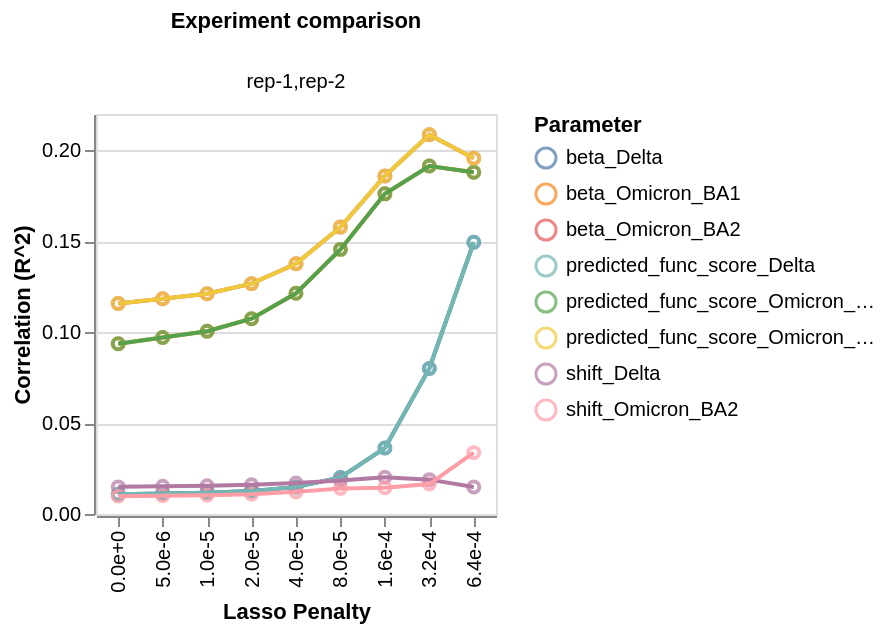

Notebook source saved alongside this figure:
### Code cell
chart, corr_df = model_collection_linear.mut_param_dataset_correlation(width_scalar=200, return_data=True)
print(corr_df.head())
chart

### Figure 1 — Vega-Lite specification as saved in the notebook (floating-point values rounded to 4 significant figures)
{"config": {"view": {"continuousWidth": 300, "continuousHeight": 300}}, "data": {"name": "data-e92d3587e1b2b26c878dd9144cbd5438"}, "facet": {"column": {"field": "datasets", "title": "Experiment comparison", "type": "nominal"}}, "spec": {"layer": [{"mark": {"type": "point"}, "encoding": {"color": {"field": "mut_param", "title": "Parameter", "type": "nominal"}, "tooltip": [{"field": "datasets", "type": "nominal"}, {"field": "correlation", "type": "quantitative"}, {"field": "mut_param", "type": "nominal"}], "x": {"axis": {"format": ".1e"}, "field": "scale_coeff_lasso_shift", "title": "Lasso Penalty", "type": "nominal"}, "y": {"field": "correlation", "title": "Correlation (R^2)", "type": "quantitative"}}}, {"mark": {"type": "line"}, "encoding": {"color": {"field": "mut_param", "title": "Parameter", "type": "nominal"}, "tooltip": [{"field": "datasets", "type": "nominal"}, {"field": "correlation", "type": "quantitative"}, {"field": "mut_param", "type": "nominal"}], "x": {"axis": {"format": ".1e"}, "field": "scale_coeff_lasso_shift", "title": "Lasso Penalty", "type": "nominal"}, "y": {"field": "correlation", "title": "Correlation (R^2)", "type": "quantitative"}}}], "height": 200, "width": 200}, "$schema": "https://vega.github.io/schema/vega-lite/v5.15.1.json", "datasets": {"data-e92d3587e1b2b26c878dd9144cbd5438": [{"datasets": "rep-1,rep-2", "mut_param": "beta_Delta", "correlation": 0.01086, "scale_coeff_lasso_shift": 0.0}, {"datasets": "rep-1,rep-2", "mut_param": "beta_Delta", "correlation": 0.01132, "scale_coeff_lasso_shift": 5e-06}, {"datasets": "rep-1,rep-2", "mut_param": "beta_Delta", "correlation": 0.01175, "scale_coeff_lasso_shift": 1e-05}, {"datasets": "rep-1,rep-2", "mut_param": "beta_Delta", "correlation": 0.01267, "scale_coeff_lasso_shift": 2e-05}, {"datasets": "rep-1,rep-2", "mut_param": "beta_Delta", "correlation": 0.01478, "scale_coeff_lasso_shift": 4e-05}, {"datasets": "rep-1,rep-2", "mut_param": "beta_Delta", "correlation": 0.0201, "scale_coeff_lasso_shift": 8e-05}, {"datasets": "rep-1,rep-2", "mut_param": "beta_Delta", "correlation": 0.03629, "scale_coeff_lasso_shift": 0.00016}, {"datasets": "rep-1,rep-2", "mut_param": "beta_Delta", "correlation": 0.08007, "scale_coeff_lasso_shift": 0.00032}, {"datasets": "rep-1,rep-2", "mut_param": "beta_Delta", "correlation": 0.1494, "scale_coeff_lasso_shift": 0.00064}, {"datasets": "rep-1,rep-2", "mut_param": "beta_Omicron_BA1", "correlation": 0.09363, "scale_coeff_lasso_shift": 0.0}, {"datasets": "rep-1,rep-2", "mut_param": "beta_Omicron_BA1", "correlation": 0.09705, "scale_coeff_lasso_shift": 5e-06}, {"datasets": "rep-1,rep-2", "mut_param": "beta_Omicron_BA1", "correlation": 0.1005, "scale_coeff_lasso_shift": 1e-05}, {"datasets": "rep-1,rep-2", "mut_param": "beta_Omicron_BA1", "correlation": 0.1074, "scale_coeff_lasso_shift": 2e-05}, {"datasets": "rep-1,rep-2", "mut_param": "beta_Omicron_BA1", "correlation": 0.1214, "scale_coeff_lasso_shift": 4e-05}, {"datasets": "rep-1,rep-2", "mut_param": "beta_Omicron_BA1", "correlation": 0.1455, "scale_coeff_lasso_shift": 8e-05}, {"datasets": "rep-1,rep-2", "mut_param": "beta_Omicron_BA1", "correlation": 0.1761, "scale_coeff_lasso_shift": 0.00016}, {"datasets": "rep-1,rep-2", "mut_param": "beta_Omicron_BA1", "correlation": 0.1914, "scale_coeff_lasso_shift": 0.00032}, {"datasets": "rep-1,rep-2", "mut_param": "beta_Omicron_BA1", "correlation": 0.188, "scale_coeff_lasso_shift": 0.00064}, {"datasets": "rep-1,rep-2", "mut_param": "beta_Omicron_BA2", "correlation": 0.1158, "scale_coeff_lasso_shift": 0.0}, {"datasets": "rep-1,rep-2", "mut_param": "beta_Omicron_BA2", "correlation": 0.1184, "scale_coeff_lasso_shift": 5e-06}, {"datasets": "rep-1,rep-2", "mut_param": "beta_Omicron_BA2", "correlation": 0.1212, "scale_coeff_lasso_shift": 1e-05}, {"datasets": "rep-1,rep-2", "mut_param": "beta_Omicron_BA2", "correlation": 0.1267, "scale_coeff_lasso_shift": 2e-05}, {"datasets": "rep-1,rep-2", "mut_param": "beta_Omicron_BA2", "correlation": 0.1376, "scale_coeff_lasso_shift": 4e-05}, {"datasets": "rep-1,rep-2", "mut_param": "beta_Omicron_BA2", "correlation": 0.1578, "scale_coeff_lasso_shift": 8e-05}, {"datasets": "rep-1,rep-2", "mut_param": "beta_Omicron_BA2", "correlation": 0.1859, "scale_coeff_lasso_shift": 0.00016}, {"datasets": "rep-1,rep-2", "mut_param": "beta_Omicron_BA2", "correlation": 0.2086, "scale_coeff_lasso_shift": 0.00032}, {"datasets": "rep-1,rep-2", "mut_param": "beta_Omicron_BA2", "correlation": 0.1957, "scale_coeff_lasso_shift": 0.00064}, {"datasets": "rep-1,rep-2", "mut_param": "predicted_func_score_Delta", "correlation": 0.01086, "scale_coeff_lasso_shift": 0.0}, {"datasets": "rep-1,rep-2", "mut_param": "predicted_func_score_Delta", "correlation": 0.01132, "scale_coeff_lasso_shift": 5e-06}, {"datasets": "rep-1,rep-2", "mut_param": "predicted_func_score_Delta", "correlation": 0.01175, "scale_coeff_lasso_shift": 1e-05}, {"datasets": "rep-1,rep-2", "mut_param": "predicted_func_score_Delta", "correlation": 0.01267, "scale_coeff_lasso_shift": 2e-05}, {"datasets": "rep-1,rep-2", "mut_param": "predicted_func_score_Delta", "correlation": 0.01478, "scale_coeff_lasso_shift": 4e-05}, {"datasets": "rep-1,rep-2", "mut_param": "predicted_func_score_Delta", "correlation": 0.0201, "scale_coeff_lasso_shift": 8e-05}, {"datasets": "rep-1,rep-2", "mut_param": "predicted_func_score_Delta", "correlation": 0.03629, "scale_coeff_lasso_shift": 0.00016}, {"datasets": "rep-1,rep-2", "mut_param": "predicted_func_score_Delta", "correlation": 0.08007, "scale_coeff_lasso_shift": 0.00032}, {"datasets": "rep-1,rep-2", "mut_param": "predicted_func_score_Delta", "correlation": 0.1494, "scale_coeff_lasso_shift": 0.00064}, {"datasets": "rep-1,rep-2", "mut_param": "predicted_func_score_Omicron_BA1", "correlation": 0.09363, "scale_coeff_lasso_shift": 0.0}, {"datasets": "rep-1,rep-2", "mut_param": "predicted_func_score_Omicron_BA1", "correlation": 0.09705, "scale_coeff_lasso_shift": 5e-06}, {"datasets": "rep-1,rep-2", "mut_param": "predicted_func_score_Omicron_BA1", "correlation": 0.1005, "scale_coeff_lasso_shift": 1e-05}, {"datasets": "rep-1,rep-2", "mut_param": "predicted_func_score_Omicron_BA1", "correlation": 0.1074, "scale_coeff_lasso_shift": 2e-05}, {"datasets": "rep-1,rep-2", "mut_param": "predicted_func_score_Omicron_BA1", "correlation": 0.1214, "scale_coeff_lasso_shift": 4e-05}, {"datasets": "rep-1,rep-2", "mut_param": "predicted_func_score_Omicron_BA1", "correlation": 0.1455, "scale_coeff_lasso_shift": 8e-05}, {"datasets": "rep-1,rep-2", "mut_param": "predicted_func_score_Omicron_BA1", "correlation": 0.1761, "scale_coeff_lasso_shift": 0.00016}, {"datasets": "rep-1,rep-2", "mut_param": "predicted_func_score_Omicron_BA1", "correlation": 0.1914, "scale_coeff_lasso_shift": 0.00032}, {"datasets": "rep-1,rep-2", "mut_param": "predicted_func_score_Omicron_BA1", "correlation": 0.188, "scale_coeff_lasso_shift": 0.00064}, {"datasets": "rep-1,rep-2", "mut_param": "predicted_func_score_Omicron_BA2", "correlation": 0.1158, "scale_coeff_lasso_shift": 0.0}, {"datasets": "rep-1,rep-2", "mut_param": "predicted_func_score_Omicron_BA2", "correlation": 0.1184, "scale_coeff_lasso_shift": 5e-06}, {"datasets": "rep-1,rep-2", "mut_param": "predicted_func_score_Omicron_BA2", "correlation": 0.1212, "scale_coeff_lasso_shift": 1e-05}, {"datasets": "rep-1,rep-2", "mut_param": "predicted_func_score_Omicron_BA2", "correlation": 0.1267, "scale_coeff_lasso_shift": 2e-05}, {"datasets": "rep-1,rep-2", "mut_param": "predicted_func_score_Omicron_BA2", "correlation": 0.1376, "scale_coeff_lasso_shift": 4e-05}, {"datasets": "rep-1,rep-2", "mut_param": "predicted_func_score_Omicron_BA2", "correlation": 0.1578, "scale_coeff_lasso_shift": 8e-05}, {"datasets": "rep-1,rep-2", "mut_param": "predicted_func_score_Omicron_BA2", "correlation": 0.1859, "scale_coeff_lasso_shift": 0.00016}, {"datasets": "rep-1,rep-2", "mut_param": "predicted_func_score_Omicron_BA2", "correlation": 0.2086, "scale_coeff_lasso_shift": 0.00032}, {"datasets": "rep-1,rep-2", "mut_param": "predicted_func_score_Omicron_BA2", "correlation": 0.1957, "scale_coeff_lasso_shift": 0.00064}, {"datasets": "rep-1,rep-2", "mut_param": "shift_Delta", "correlation": 0.01492, "scale_coeff_lasso_shift": 0.0}, {"datasets": "rep-1,rep-2", "mut_param": "shift_Delta", "correlation": 0.01527, "scale_coeff_lasso_shift": 5e-06}, {"datasets": "rep-1,rep-2", "mut_param": "shift_Delta", "correlation": 0.01553, "scale_coeff_lasso_shift": 1e-05}, {"datasets": "rep-1,rep-2", "mut_param": "shift_Delta", "correlation": 0.01607, "scale_coeff_lasso_shift": 2e-05}, {"datasets": "rep-1,rep-2", "mut_param": "shift_Delta", "correlation": 0.01705, "scale_coeff_lasso_shift": 4e-05}, {"datasets": "rep-1,rep-2", "mut_param": "shift_Delta", "correlation": 0.01843, "scale_coeff_lasso_shift": 8e-05}, {"datasets": "rep-1,rep-2", "mut_param": "shift_Delta", "correlation": 0.02018, "scale_coeff_lasso_shift": 0.00016}, {"datasets": "rep-1,rep-2", "mut_param": "shift_Delta", "correlation": 0.01889, "scale_coeff_lasso_shift": 0.00032}, {"datasets": "rep-1,rep-2", "mut_param": "shift_Delta", "correlation": 0.01481, "scale_coeff_lasso_shift": 0.00064}, {"datasets": "rep-1,rep-2", "mut_param": "shift_Omicron_BA2", "correlation": 0.009822, "scale_coeff_lasso_shift": 0.0}, {"datasets": "rep-1,rep-2", "mut_param": "shift_Omicron_BA2", "correlation": 0.01006, "scale_coeff_lasso_shift": 5e-06}, {"datasets": "rep-1,rep-2", "mut_param": "shift_Omicron_BA2", "correlation": 0.01034, "scale_coeff_lasso_shift": 1e-05}, {"datasets": "rep-1,rep-2", "mut_param": "shift_Omicron_BA2", "correlation": 0.01091, "scale_coeff_lasso_shift": 2e-05}, {"datasets": "rep-1,rep-2", "mut_param": "shift_Omicron_BA2", "correlation": 0.01217, "scale_coeff_lasso_shift": 4e-05}, {"datasets": "rep-1,rep-2", "mut_param": "shift_Omicron_BA2", "correlation": 0.01399, "scale_coeff_lasso_shift": 8e-05}, {"datasets": "rep-1,rep-2", "mut_param": "shift_Omicron_BA2", "correlation": 0.0144, "scale_coeff_lasso_shift": 0.00016}, {"datasets": "rep-1,rep-2", "mut_param": "shift_Omicron_BA2", "correlation": 0.01649, "scale_coeff_lasso_shift": 0.00032}, {"datasets": "rep-1,rep-2", "mut_param": "shift_Omicron_BA2", "correlation": 0.03377, "scale_coeff_lasso_shift": 0.00064}]}}
